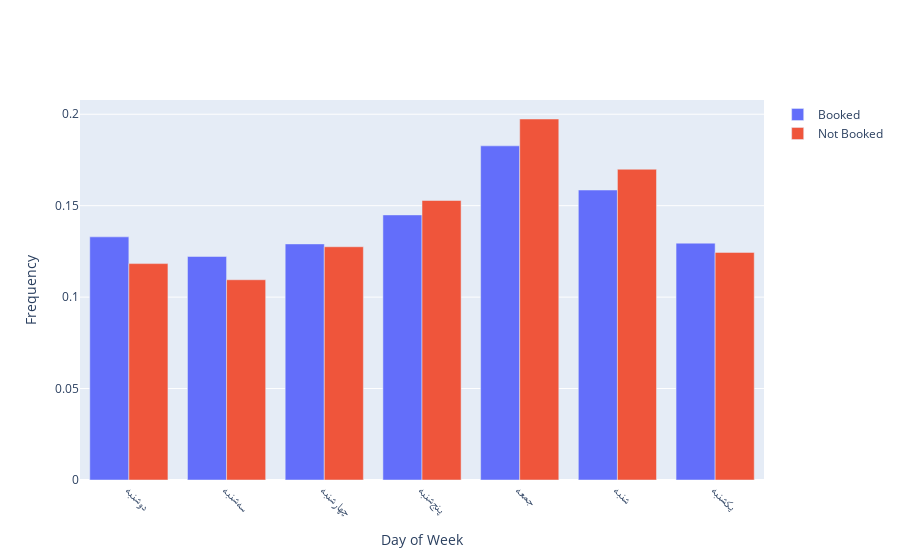

Notebook source saved alongside this figure:
### Markdown cell above
<h3 align=right style="line-height:200%;font-family:vazir;color:#0099cc">
<font face="vazir" color="#0099cc">
مصورسازی ۲
</font>
</h3>

<p dir=rtl style="direction: rtl; text-align: justify; line-height:200%; font-family:vazir; font-size:medium">
<font face="vazir">
همانند نمودار قبل برای روز ورود به هتل  نیز نمودار را رسم کنید. دقت داشته باشید روزهای هفته بهصورت، دوشنبه، سهشنبه تا شنبه و به همین ترتیب باشد. به رعایت نیمفاصله در اسامی روزها توجه داشته باشید. کلمهی سهشنبه و پنجشنبه دارای نیمفاصله است.
</font>
</p>

<p dir=rtl style="direction: rtl; text-align: justify; line-height:200%; font-family:vazir; font-size:medium">
<font face="vazir">
خروجی نمودار شما باید بهصورت زیر باشد.
</font>
</p>

<center>
<img src = 'https://quera.org/qbox/view/jqISJX07yD/checkIn_day.png'>
</center>

### Code cell
trace_not_booked = go.Bar(y = not_booked['checkIn_date_dayofweek'].value_counts().sort_index()/len(not_booked) , name= 'Not Booked') # TODO
trace_is_booked = go.Bar(y = is_booked['checkIn_date_dayofweek'].value_counts().sort_index()/len(is_booked) , name='Booked') # TODO

ticktext = ['دوشنبه', 'سهشنبه', 'چهارشنبه', 'پنجشنبه', 'جمعه', 'شنبه', 'یکشنبه']

# در ادامهی این قسمت از کد تغییری ایجاد نکنید زیرا نمودار شما توسط سیستم داوری بررسی میشود و تغییر در این قسمت ممکن است باعث عدم داوری صحیح شود

data = [trace_is_booked, trace_not_booked]

layout = go.Layout(
    xaxis=dict(title='Day of Week', tickangle=45, automargin=True,
               tickvals = [0,1,2,3,4,5,6], ticktext= ticktext
 ),
    yaxis=dict(title='Frequency'),
)

fig = go.Figure(data=data, layout=layout)
fig.show()
fig.write_json('./checkIn_day.json')

### Figure 1 — Plotly figure (JSON) as saved in the notebook; plotly's stock layout.template omitted (floating-point values rounded to 4 significant figures)
{"data": [{"name": "Booked", "type": "bar", "y": [0.133, 0.1222, 0.1291, 0.1449, 0.1827, 0.1586, 0.1295]}, {"name": "Not Booked", "type": "bar", "y": [0.1183, 0.1095, 0.1275, 0.1528, 0.1974, 0.1699, 0.1245]}], "layout": {"xaxis": {"automargin": true, "tickangle": 45, "ticktext": ["دوشنبه", "سهشنبه", "چهارشنبه", "پنجشنبه", "جمعه", "شنبه", "یکشنبه"], "tickvals": [0, 1, 2, 3, 4, 5, 6], "title": {"text": "Day of Week"}}, "yaxis": {"title": {"text": "Frequency"}}}}
